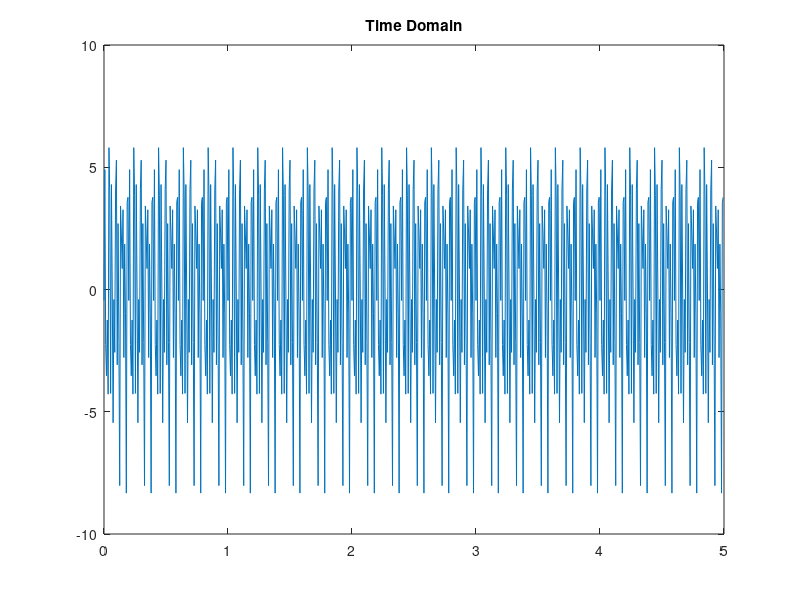
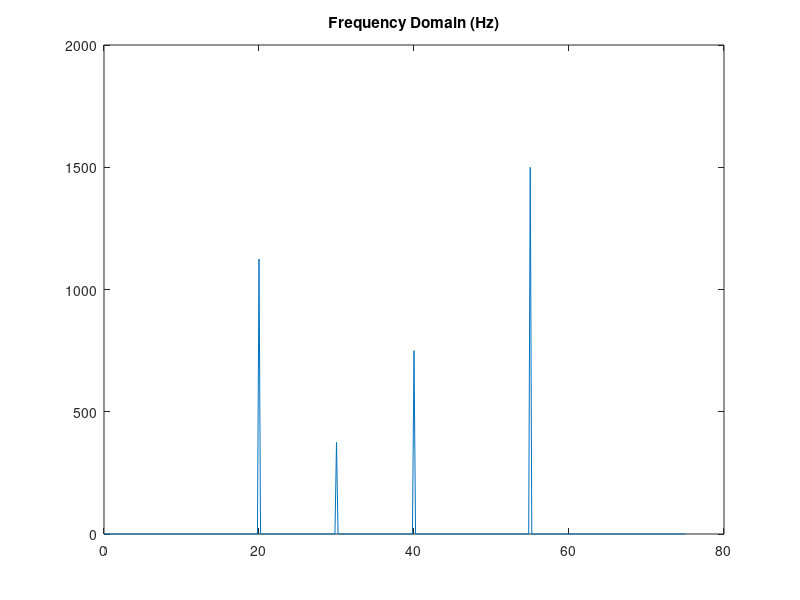

The MATLAB source for these figures, in order:
fs = 150; %sampling rate should be at least 2x higher than max desired freq to measure
t = 0 : 1/fs : 5 - 1/fs; %increasing time increases resolution of sampled frequencies
f1 = 20;
f2 = 30;
f3 = 40;
f4 = 55;
L = length(t);
wave = 3*cos(2*pi*f1*t +0.2) + 1*cos(2*pi*f2*t - 0.3) ...
     + 2*cos(2*pi*f3*t +2.4) + 4*sin(2*pi*f4*t -0.8);

figure(1);
plot(t,wave);
title('Time Domain')

WAVE = fft(wave);
WAVE_mag = abs(WAVE(1:L/2+1));

HzAxis = (fs/2)*linspace(0,1,L/2+1);
figure(3);
plot(HzAxis,WAVE_mag);
title('Frequency Domain (Hz)')